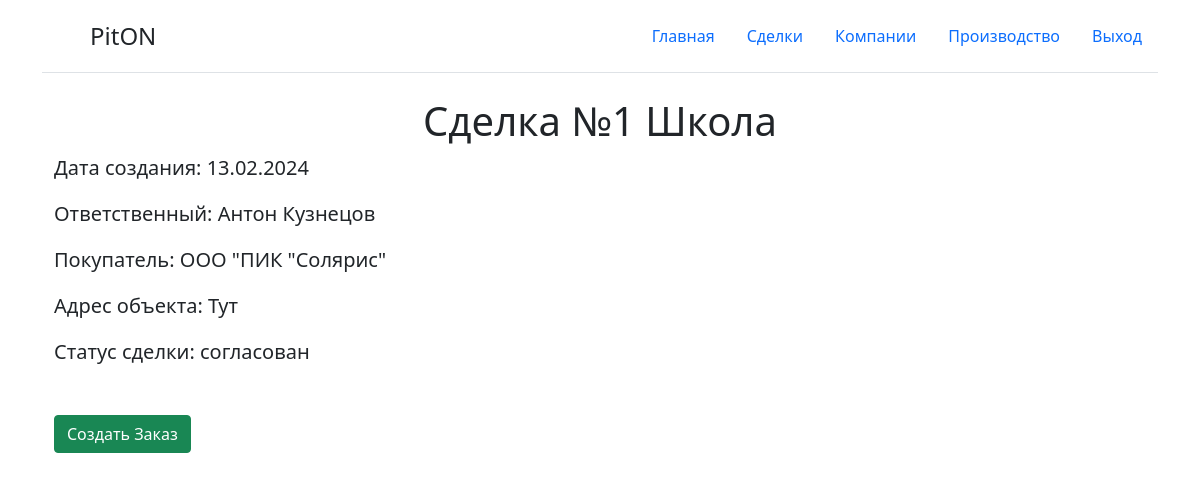
/transaction/1 (signed in), run on the app's committed database.
### reg/models.py (models this page shows)
class regModel(models.Model):
    STATUS = (
        ('1', 'создан'),
        ('2', 'согласован'),
        ('3', 'в работе'),
        ('4', 'завершён')
    )   # Статус может быть создан до 5 пунктов
    Numbers = models.CharField('Номер', max_length=10)
    Name = models.CharField('Наименование', max_length=100)
    Date_born = models.DateField('Дата создания', auto_now=True)
    Responsible = models.CharField('Ответственный', max_length=100)
    Status = models.CharField('Статус', max_length=30, default='1', choices=STATUS)
    Customer_company = models.ForeignKey(companyModel,
                                         on_delete=models.CASCADE,
                                         to_field='Name',
                                         related_name='customer_company',
                                         blank=True,  # Делаем поле необязательным
                                         null=True  # Добавляем null=True для обозначения пустого значения в базе данных
                                         )
    Seller_company = models.ForeignKey(companyModel,
                                       on_delete=models.CASCADE,
                                       to_field='Full_Name_Company',
                                       related_name='seller_company',
                                       blank=True,  # Делаем поле необязательным
                                       null=True  # Добавляем null=True для обозначения пустого значения в базе данных
                                       )
    Adres_obj = models.TextField('Адрес объекта')
    def __str__(self):
        return f'Проект №{self.Numbers} {self.Name} - {self.get_Status_display()}'
    class Meta:
        verbose_name = 'Таблица регистрации'

class companyModel(models.Model):
    STATUS = (
        ('1', 'действующая компания'),
        ('2', 'ликвидирована'),
    )  # Статус может быть создан до 5 пунктов
    Numbers = models.CharField('Номер', max_length=10)
    Name = models.CharField('Наименование', max_length=255, unique=True)
    Date_born = models.DateField('Дата создания', auto_now=True)
    Responsible = models.CharField('Ответственный', max_length=100)
    Status = models.CharField('Статус', max_length=255, default='1', choices=STATUS)
    Full_Name_Company = models.CharField('Полное наименование', max_length=255, unique=True)
    inn_validator = RegexValidator(regex=r'^\d{10}$',
                                   message="ИНН должен содержать только цифры и быть длиной 10 символов")
    INN = models.CharField('ИНН', max_length=10, validators=[inn_validator])
    kpp_validator = RegexValidator(regex=r'^\d{9}$',
                                   message="КПП должен содержать только цифры и быть длиной 9 символов")
    KPP = models.CharField('КПП', max_length=9, validators=[kpp_validator])
    Legal_address = models.CharField('Юридический адрес', max_length=255)
    Actual_address = models.CharField('Фактический адрес', max_length=255)
    OGRN = models.CharField('ОГРН', max_length=13)
    OKPO = models.CharField('ОКПО', max_length=10)
    Checking_account_validator = RegexValidator(regex=r'^\d{20}$',
                                                message="Расчетный счёт должен содержать только "
                                                        "цифры и быть длиной 20 символов")
    Checking_account = models.CharField('Расчетный счёт', max_length=20, validators=[Checking_account_validator])
    Correspondent_account_validator = RegexValidator(regex=r'^\d{20}$',
                                                     message="Расчетный счёт должен содержать "
                                                             "только цифры и быть длиной 20 символов")
    Correspondent_account = models.CharField('Корреспондентский счет', max_length=20,
                                             validators=[Correspondent_account_validator])
    BIK_validator = RegexValidator(regex=r'^\d{9}$',
                                   message="БИК должен содержать только цифры и быть длиной 9 символов")
    BIK = models.CharField('БИК', max_length=9, validators=[BIK_validator])
    Bank = models.CharField('Банк', max_length=255)
    Name_manager = models.CharField('Должность руководителя', max_length=255)
    Manager = models.CharField('ФИО руководителя', max_length=255)
    Right_of_management = models.CharField('Основание управления', max_length=255)
    Telephone_validator = RegexValidator(regex=r'^\d{11}$',
                                         message="Номер телефона должен "
                                                 "содержать только цифры и быть длиной 11 символов")
    Telephone = models.CharField('Номер телефона', max_length=11, validators=[Telephone_validator])
    def __str__(self):
        return self.Name
    class Meta:
        verbose_name = 'Компании'

### reg/views.py (the view)
# urls.py: path('transaction/<int:transaction_id>', views.transaction, name='transaction'),    # Карточка сделки
def transaction(request, transaction_id):
    obj = regModel.objects.get(id=transaction_id)
    title = 'Сделка №' + obj.Numbers + ' ' + obj.Name
    date = obj.Date_born
    responsible = obj.Responsible
    date_born = date.strftime('%d.%m.%Y')
    print(obj)
    if obj.Customer_company is None:
        customer_company = 'Не присвоено'
    else:
        customer_company = companyModel.objects.get(Name=obj.Customer_company_id)
    adres = obj.Adres_obj
    status = obj.Status
    for element in regModel.STATUS:
        if status in element:
            status_name = element[1]
            print(status_name, status)
            break
        else:
            status_name = 'Не определён'
    if status == '1':
        name_button = 'Отправить на проверку'
        add = True
    elif status == '2':
        name_button = 'Создать Заказ'
        add = False
    elif status == '3':
        name_button = 'Закрыть сделку'
        add = False
    elif status == '4':
        name_button = 'Возобновить работу'
        add = False
    else:
        name_button = 'Ошибка'
        add = False
    if request.method == 'POST':
        form = transactionListForm(request.POST)
        if 'izm' in request.POST:
            if form.is_valid():
                obj.Customer_company = form.cleaned_data['Customer_company']
                obj.Seller_company = form.cleaned_data['Seller_company']
                obj.Adres_obj = form.cleaned_data['Adres_obj']
                obj.save()
                return redirect('companyList')
        else:
            error = 'POST запрос с ошибкой!'
    else:
        form = transactionListForm()
    content = {
        'form': form,
        'title': title,
        'date_born': date_born,
        'responsible': responsible,
        'customer_company': customer_company,
        'adres': adres,
        'status': status,
        'status_name': status_name,
        'add': add,
        'name_button': name_button,
        'title2': 'Внесение изменений'
    }
    return render(request, 'reg/sdelka.html', content)

### templates/reg/sdelka.html (shortened to what this page needs)
{% extends 'reg/base.html' %}
{% block content %}
    <div class="container" xmlns="http://www.w3.org/1999/html" xmlns="http://www.w3.org/1999/html">
        <div class="d-flex justify-content-center"><h1> {{ title }}</h1></div>
            <div class="row gy-2">
                <div class="content">
                    <p class="fs-5">Дата создания: {{ date_born }}</p>
                    <p class="fs-5">Ответственный: {{ responsible }}</p>
                    <p class="fs-5">Покупатель: {{ customer_company }}</p>
                    <p class="fs-5">Адрес объекта: {{ adres }}</p>
                    <p class="fs-5">Статус сделки: {{ status_name }}</p>
                </div>
                <div class="input-group mb-3">
                    <div class="input-group-prepend">
                        {% if status != 'Ошибка' %}
                        <button type="button" class="btn btn-success">
                            {{ name_button }}
                        </button>
                        {% endif %}
                    </div>
                </div>
            </div>
    </div>
{% endblock %}

### data on the page
regModel: Responsible "Антон Кузнецов", Adres_obj "Тут"
companyModel: Name "ООО \"ПИК \"Солярис\""

### other printed values
{{ title }} "Сделка №1 Школа"
{{ date_born }} "13.02.2024"
{{ status_name }} "согласован"
{{ name_button }} "Создать Заказ"
